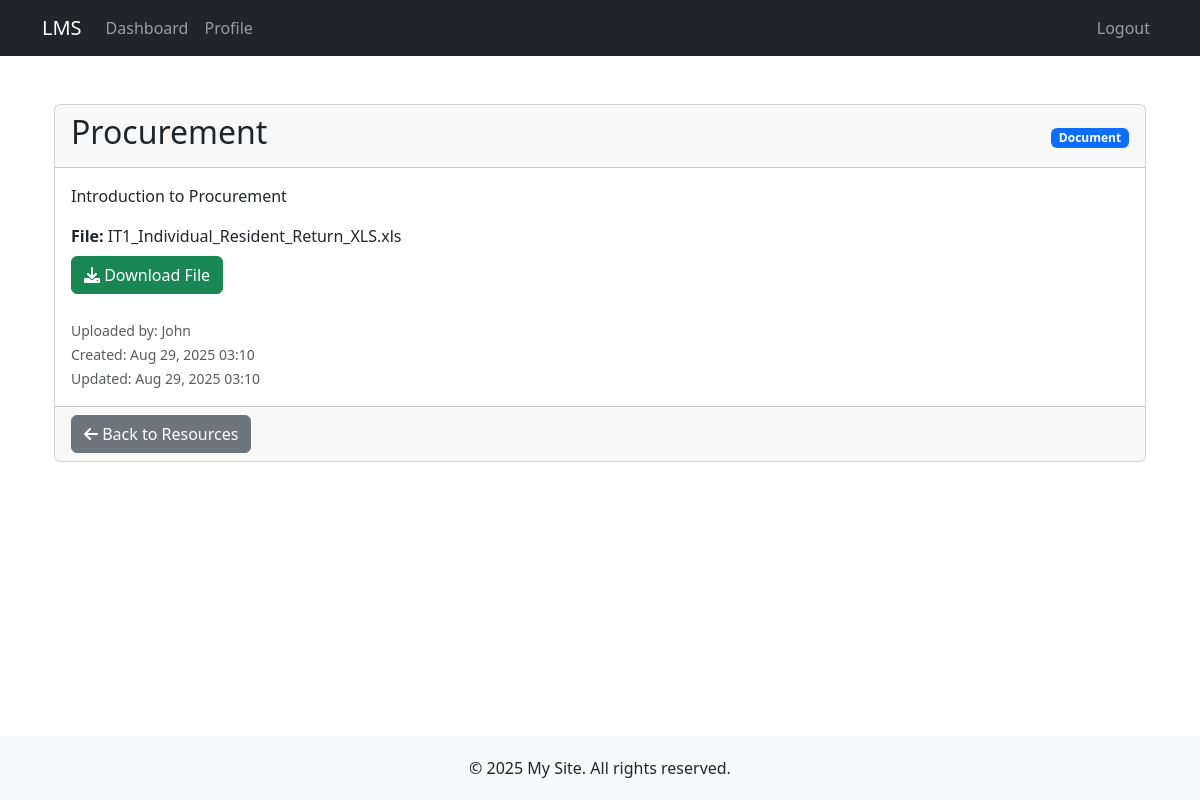
The page /resources/2/ (signed in) on the database its author committed.
### resources/models.py (models this page shows, shortened)
class Resource(models.Model):
    RESOURCE_TYPES = (
        ('document', 'Document'),
        ('video', 'Video'),
        ('link', 'Link'),
        ('other', 'Other'),
    )
    title = models.CharField(max_length=200)
    description = models.TextField(blank=True)
    resource_type = models.CharField(max_length=10, choices=RESOURCE_TYPES, default='document')
    file = models.FileField(upload_to='resources/', blank=True, null=True)
    url = models.URLField(blank=True)
    uploaded_by = models.ForeignKey(User, on_delete=models.CASCADE, related_name='uploaded_resources')
    created_at = models.DateTimeField(auto_now_add=True)
    updated_at = models.DateTimeField(auto_now=True)
    is_published = models.BooleanField(default=True)
    class Meta:
        ordering = ['-created_at']
    def filename(self):
        if self.file:
            return os.path.basename(self.file.name)
        return None

### resources/views.py (the view)
# urls.py: path('<int:pk>/', views.resource_detail, name='resource_detail'),
@login_required
def resource_detail(request, pk):
    resource = get_object_or_404(Resource, pk=pk)
    if not resource.is_published and not is_trainer(request.user):
        raise Http404("Resource not found")
    context = {
        'resource': resource,
        'is_trainer': is_trainer(request.user)
    }
    return render(request, 'resources/resource_detail.html', context)

### resources/views.py (called while the page is built)
def is_trainer(user):
    return hasattr(user, 'userprofile') and user.userprofile.user_type == 'trainer'

### templates/resources/resource_detail.html (shortened to what this page needs)
{% extends 'base.html' %}
{% block content %}
<div class="container mt-4">
    <div class="card">
        <div class="card-header">
            <div class="d-flex justify-content-between align-items-center">
                <h2>{{ resource.title }}</h2>
                <div>
                    <span class="badge bg-{% if resource.resource_type == 'document' %}primary{% elif resource.resource_type == 'video' %}danger{% elif resource.resource_type == 'link' %}success{% else %}secondary{% endif %}">
                        {{ resource.get_resource_type_display }}
                    </span>
                </div>
            </div>
        </div>
        <div class="card-body">
            <p class="card-text">{{ resource.description }}</p>
            {% if resource.file %}
            <div class="mb-3">
                <strong>File:</strong> {{ resource.filename }}
                <br>
                <a href="{% url 'download_resource' resource.pk %}" class="btn btn-success mt-2">
                    <i class="fas fa-download"></i> Download File
                </a>
            </div>
            {% endif %}
            <div class="mt-4">
                <small class="text-muted">
                    Uploaded by: {{ resource.uploaded_by.get_full_name|default:resource.uploaded_by.username }}<br>
                    Created: {{ resource.created_at|date:"M d, Y H:i" }}<br>
                    {% if resource.updated_at != resource.created_at %}
                    Updated: {{ resource.updated_at|date:"M d, Y H:i" }}
                    {% endif %}
                </small>
            </div>
        </div>
        <div class="card-footer">
            <a href="{% url 'resources' %}" class="btn btn-secondary">
                <i class="fas fa-arrow-left"></i> Back to Resources
            </a>
        </div>
    </div>
</div>
{% endblock %}

### templates/base.html (style rules this page uses)
body { display: flex; flex-direction: column; min-height: 100vh; }

### rows shown on the page
Resource: title "Procurement", resource_type "Document", description "Introduction to Procurement", filename "IT1_Individual_Resident_Return_XLS.xls", uploaded_by.get_full_name "John", created_at "Aug 29, 2025 03:10", updated_at "Aug 29, 2025 03:10"
